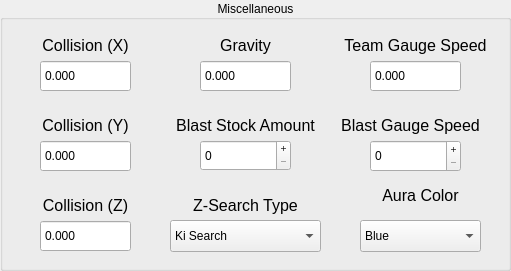
  <widget class="QGroupBox" name="CollisionGroupBox">
   <property name="geometry">
    <rect>
     <x>20</x>
     <y>1450</y>
     <width>511</width>
     <height>271</height>
    </rect>
   </property>
   <property name="toolTip">
    <string>The dimensions of a character's collision box.</string>
   </property>
   <property name="styleSheet">
    <string notr="true"/>
   </property>
   <property name="title">
    <string>Miscellaneous</string>
   </property>
   <property name="alignment">
    <set>Qt::AlignCenter</set>
   </property>
   <widget class="QLabel" name="CollisionLbl_1">
    <property name="geometry">
     <rect>
      <x>30</x>
      <y>30</y>
      <width>111</width>
      <height>31</height>
     </rect>
    </property>
    <property name="font">
     <font>
      <pointsize>12</pointsize>
     </font>
    </property>
    <property name="toolTip">
     <string/>
    </property>
    <property name="text">
     <string>Collision (X)</string>
    </property>
    <property name="alignment">
     <set>Qt::AlignCenter</set>
    </property>
   </widget>
   <widget class="QLabel" name="CollisionLbl_2">
    <property name="geometry">
     <rect>
      <x>30</x>
      <y>110</y>
      <width>111</width>
      <height>31</height>
     </rect>
    </property>
    <property name="font">
     <font>
      <pointsize>12</pointsize>
     </font>
    </property>
    <property name="toolTip">
     <string/>
    </property>
    <property name="text">
     <string>Collision (Y)</string>
    </property>
    <property name="alignment">
     <set>Qt::AlignCenter</set>
    </property>
   </widget>
   <widget class="QLabel" name="CollisionLbl_3">
    <property name="geometry">
     <rect>
      <x>30</x>
      <y>190</y>
      <width>111</width>
      <height>31</height>
     </rect>
    </property>
    <property name="font">
     <font>
      <pointsize>12</pointsize>
     </font>
    </property>
    <property name="toolTip">
     <string/>
    </property>
    <property name="text">
     <string>Collision (Z)</string>
    </property>
    <property name="alignment">
     <set>Qt::AlignCenter</set>
    </property>
   </widget>
   <widget class="QDoubleSpinBox" name="CollisionSpinBox_1">
    <property name="geometry">
     <rect>
      <x>40</x>
      <y>60</y>
      <width>91</width>
      <height>32</height>
     </rect>
    </property>
    <property name="styleSheet">
     <string notr="true"/>
    </property>
    <property name="buttonSymbols">
     <enum>QAbstractSpinBox::NoButtons</enum>
    </property>
    <property name="decimals">
     <number>3</number>
    </property>
    <property name="minimum">
     <double>-100000.000000000000000</double>
    </property>
    <property name="maximum">
     <double>100000.000000000000000</double>
    </property>
    <property name="singleStep">
     <double>0.100000000000000</double>
    </property>
   </widget>
   <widget class="QDoubleSpinBox" name="CollisionSpinBox_2">
    <property name="geometry">
     <rect>
      <x>40</x>
      <y>140</y>
      <width>91</width>
      <height>32</height>
     </rect>
    </property>
    <property name="styleSheet">
     <string notr="true"/>
    </property>
    <property name="buttonSymbols">
     <enum>QAbstractSpinBox::NoButtons</enum>
    </property>
    <property name="accelerated">
     <bool>false</bool>
    </property>
    <property name="showGroupSeparator" stdset="0">
     <bool>false</bool>
    </property>
    <property name="decimals">
     <number>3</number>
    </property>
    <property name="minimum">
     <double>-100000.000000000000000</double>
    </property>
    <property name="maximum">
     <double>100000.000000000000000</double>
    </property>
    <property name="singleStep">
     <double>0.100000000000000</double>
    </property>
   </widget>
   <widget class="QDoubleSpinBox" name="CollisionSpinBox_3">
    <property name="geometry">
     <rect>
      <x>40</x>
      <y>220</y>
      <width>91</width>
      <height>32</height>
     </rect>
    </property>
    <property name="styleSheet">
     <string notr="true"/>
    </property>
    <property name="buttonSymbols">
     <enum>QAbstractSpinBox::NoButtons</enum>
    </property>
    <property name="decimals">
     <number>3</number>
    </property>
    <property name="minimum">
     <double>-100000.000000000000000</double>
    </property>
    <property name="maximum">
     <double>100000.000000000000000</double>
    </property>
    <property name="singleStep">
     <double>0.100000000000000</double>
    </property>
   </widget>
   <widget class="QLabel" name="GravityLbl">
    <property name="geometry">
     <rect>
      <x>190</x>
      <y>30</y>
      <width>111</width>
      <height>31</height>
     </rect>
    </property>
    <property name="font">
     <font>
      <pointsize>12</pointsize>
     </font>
    </property>
    <property name="toolTip">
     <string>The amount of Gravity that is forced upon the character.

Note: Values above 1 make the character unable to jump.</string>
    </property>
    <property name="styleSheet">
     <string notr="true"/>
    </property>
    <property name="text">
     <string>Gravity</string>
    </property>
    <property name="alignment">
     <set>Qt::AlignCenter</set>
    </property>
   </widget>
   <widget class="QDoubleSpinBox" name="GravityBox">
    <property name="geometry">
     <rect>
      <x>200</x>
      <y>60</y>
      <width>91</width>
      <height>32</height>
     </rect>
    </property>
    <property name="styleSheet">
     <string notr="true"/>
    </property>
    <property name="buttonSymbols">
     <enum>QAbstractSpinBox::NoButtons</enum>
    </property>
    <property name="decimals">
     <number>3</number>
    </property>
    <property name="maximum">
     <double>100000.000000000000000</double>
    </property>
    <property name="singleStep">
     <double>0.100000000000000</double>
    </property>
   </widget>
   <widget class="QLabel" name="TeamGaugeLbl">
    <property name="geometry">
     <rect>
      <x>340</x>
      <y>30</y>
      <width>151</width>
      <height>31</height>
     </rect>
    </property>
    <property name="font">
     <font>
      <pointsize>12</pointsize>
     </font>
    </property>
    <property name="toolTip">
     <string>&lt;html&gt;&lt;head/&gt;&lt;body&gt;&lt;p&gt;&lt;span style=&quot; font-size:10pt;&quot;&gt;The speed at which the Team Gauge will charge up. The lower the value, the faster the gauge fills up.&lt;/span&gt;&lt;/p&gt;&lt;/body&gt;&lt;/html&gt;</string>
    </property>
    <property name="text">
     <string>Team Gauge Speed</string>
    </property>
    <property name="textFormat">
     <enum>Qt::PlainText</enum>
    </property>
    <property name="alignment">
     <set>Qt::AlignCenter</set>
    </property>
   </widget>
   <widget class="QDoubleSpinBox" name="TeamGaugeBox">
    <property name="geometry">
     <rect>
      <x>370</x>
      <y>60</y>
      <width>91</width>
      <height>32</height>
     </rect>
    </property>
    <property name="styleSheet">
     <string notr="true"/>
    </property>
    <property name="buttonSymbols">
     <enum>QAbstractSpinBox::NoButtons</enum>
    </property>
    <property name="decimals">
     <number>3</number>
    </property>
    <property name="maximum">
     <double>100000.000000000000000</double>
    </property>
    <property name="singleStep">
     <double>0.100000000000000</double>
    </property>
    <property name="value">
     <double>0.000000000000000</double>
    </property>
   </widget>
   <widget class="QLabel" name="BlastStockLbl">
    <property name="geometry">
     <rect>
      <x>170</x>
      <y>110</y>
      <width>151</width>
      <height>31</height>
     </rect>
    </property>
    <property name="font">
     <font>
      <pointsize>12</pointsize>
     </font>
    </property>
    <property name="toolTip">
     <string>The maximum amount of Blast Stocks the character can build up.</string>
    </property>
    <property name="text">
     <string>Blast Stock Amount</string>
    </property>
    <property name="alignment">
     <set>Qt::AlignCenter</set>
    </property>
   </widget>
   <widget class="QSpinBox" name="BlastStockBox">
    <property name="geometry">
     <rect>
      <x>200</x>
      <y>140</y>
      <width>91</width>
      <height>31</height>
     </rect>
    </property>
    <property name="styleSheet">
     <string notr="true"/>
    </property>
    <property name="buttonSymbols">
     <enum>QAbstractSpinBox::PlusMinus</enum>
    </property>
    <property name="minimum">
     <number>0</number>
    </property>
    <property name="maximum">
     <number>2147483647</number>
    </property>
    <property name="value">
     <number>0</number>
    </property>
   </widget>
   <widget class="QLabel" name="BlastGaugeLbl">
    <property name="geometry">
     <rect>
      <x>330</x>
      <y>110</y>
      <width>161</width>
      <height>31</height>
     </rect>
    </property>
    <property name="font">
     <font>
      <pointsize>12</pointsize>
     </font>
    </property>
    <property name="toolTip">
     <string>The speed at which the Blast Gauge fills up.</string>
    </property>
    <property name="text">
     <string>Blast Gauge Speed</string>
    </property>
    <property name="alignment">
     <set>Qt::AlignCenter</set>
    </property>
   </widget>
   <widget class="QSpinBox" name="BlastGaugeBox">
    <property name="geometry">
     <rect>
      <x>370</x>
      <y>140</y>
      <width>91</width>
      <height>32</height>
     </rect>
    </property>
    <property name="styleSheet">
     <string notr="true"/>
    </property>
    <property name="buttonSymbols">
     <enum>QAbstractSpinBox::PlusMinus</enum>
    </property>
    <property name="minimum">
     <number>0</number>
    </property>
    <property name="maximum">
     <number>2147483647</number>
    </property>
    <property name="value">
     <number>0</number>
    </property>
   </widget>
   <widget class="QLabel" name="ZSearchTypeLbl">
    <property name="geometry">
     <rect>
      <x>170</x>
      <y>190</y>
      <width>151</width>
      <height>31</height>
     </rect>
    </property>
    <property name="font">
     <font>
      <pointsize>12</pointsize>
     </font>
    </property>
    <property name="toolTip">
     <string>The type of Z-Search your character will do when pressing L1.

Ki Search = Default Ki Search
Fast Ki Search = Faster than the default Ki Search, used by canonically strong characters
Scouter Search = Searches through solid objects
Slow Ki Search = Slower than the default Ki Search, used by characters like Videl</string>
    </property>
    <property name="text">
     <string>Z-Search Type</string>
    </property>
    <property name="alignment">
     <set>Qt::AlignCenter</set>
    </property>
   </widget>
   <widget class="QComboBox" name="ZSearchBox">
    <property name="geometry">
     <rect>
      <x>170</x>
      <y>220</y>
      <width>151</width>
      <height>32</height>
     </rect>
    </property>
    <property name="styleSheet">
     <string notr="true"/>
    </property>
    <property name="currentIndex">
     <number>0</number>
    </property>
    <property name="maxVisibleItems">
     <number>10</number>
    </property>
    <property name="maxCount">
     <number>10</number>
    </property>
    <property name="sizeAdjustPolicy">
     <enum>QComboBox::AdjustToContentsOnFirstShow</enum>
    </property>
    <item>
     <property name="text">
      <string>Ki Search</string>
     </property>
    </item>
    <item>
     <property name="text">
      <string>Fast Ki Search</string>
     </property>
    </item>
    <item>
     <property name="text">
      <string>Scouter Search</string>
     </property>
    </item>
    <item>
     <property name="text">
      <string>Fast Scouter</string>
     </property>
    </item>
    <item>
     <property name="text">
      <string>Faster Scouter</string>
     </property>
    </item>
    <item>
     <property name="text">
      <string>Ki Search Radarless</string>
     </property>
    </item>
    <item>
     <property name="text">
      <string>?</string>
     </property>
    </item>
    <item>
     <property name="text">
      <string>Slow Ki Radarless</string>
     </property>
    </item>
    <item>
     <property name="text">
      <string>?</string>
     </property>
    </item>
    <item>
     <property name="text">
      <string>?</string>
     </property>
    </item>
   </widget>
   <widget class="QLabel" name="AuraColorLbl">
    <property name="geometry">
     <rect>
      <x>360</x>
      <y>180</y>
      <width>121</width>
      <height>31</height>
     </rect>
    </property>
    <property name="font">
     <font>
      <pointsize>12</pointsize>
     </font>
    </property>
    <property name="toolTip">
     <string>The color of your regular Aura.</string>
    </property>
    <property name="text">
     <string>Aura Color</string>
    </property>
    <property name="alignment">
     <set>Qt::AlignCenter</set>
    </property>
   </widget>
   <widget class="QComboBox" name="AuraColorBox">
    <property name="geometry">
     <rect>
      <x>360</x>
      <y>220</y>
      <width>121</width>
      <height>32</height>
     </rect>
    </property>
    <property name="styleSheet">
     <string notr="true"/>
    </property>
    <property name="currentIndex">
     <number>0</number>
    </property>
    <property name="maxVisibleItems">
     <number>9</number>
    </property>
    <property name="maxCount">
     <number>9</number>
    </property>
    <property name="sizeAdjustPolicy">
     <enum>QComboBox::AdjustToMinimumContentsLengthWithIcon</enum>
    </property>
    <item>
     <property name="text">
      <string>Blue</string>
     </property>
    </item>
    <item>
     <property name="text">
      <string>Blueish Purple</string>
     </property>
    </item>
    <item>
     <property name="text">
      <string>Yellow</string>
     </property>
    </item>
    <item>
     <property name="text">
      <string>Red</string>
     </property>
    </item>
    <item>
     <property name="text">
      <string>Green</string>
     </property>
    </item>
    <item>
     <property name="text">
      <string>Light Blue</string>
     </property>
    </item>
    <item>
     <property name="text">
      <string>Pink</string>
     </property>
    </item>
    <item>
     <property name="text">
      <string>Purple</string>
     </property>
    </item>
    <item>
     <property name="text">
      <string>Gold</string>
     </property>
    </item>
   </widget>
  </widget>
